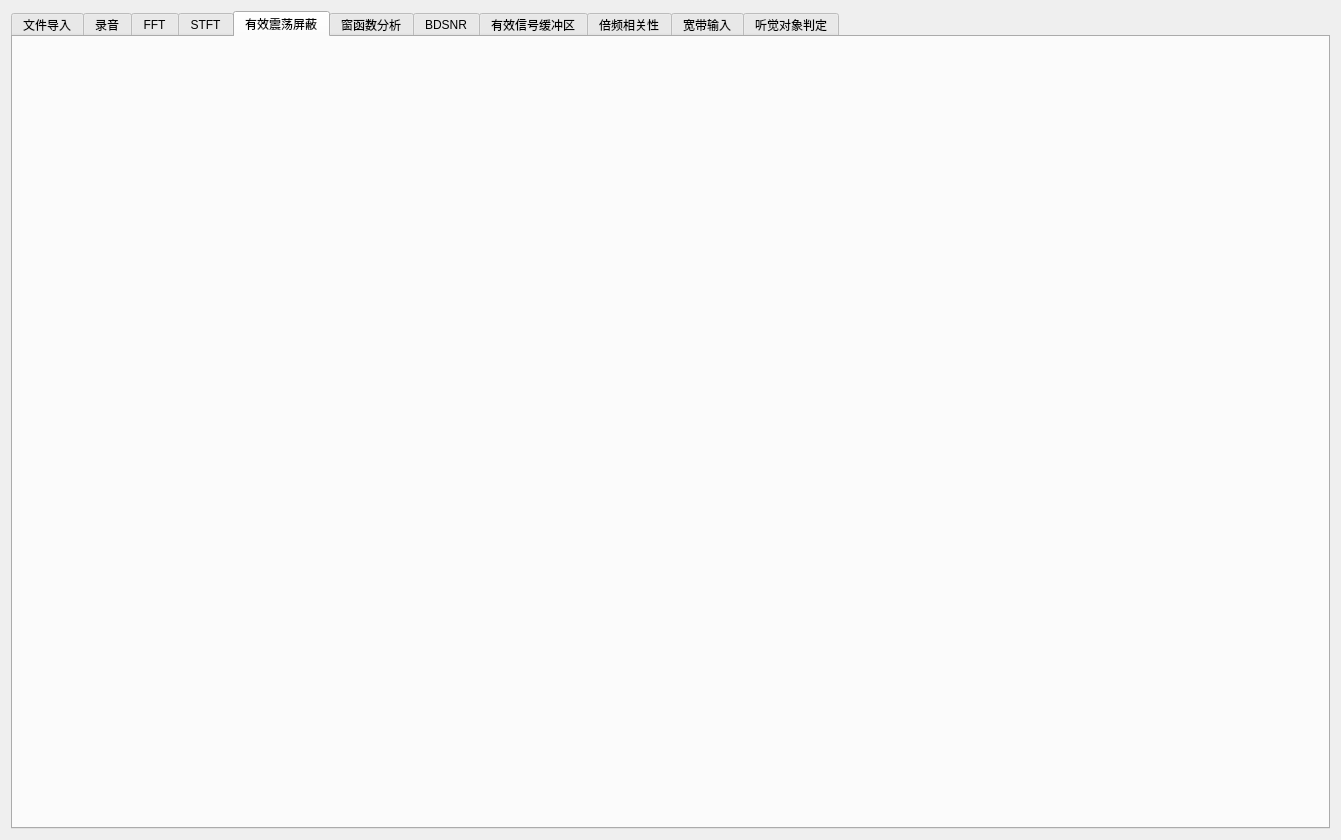
<?xml version="1.0" encoding="UTF-8"?>
<ui version="4.0">
 <class>AudioMainWgtClass</class>
 <widget class="QWidget" name="AudioMainWgtClass">
  <property name="geometry">
   <rect>
    <x>0</x>
    <y>0</y>
    <width>1341</width>
    <height>840</height>
   </rect>
  </property>
  <property name="windowTitle">
   <string>AudioMainWgt</string>
  </property>
  <layout class="QVBoxLayout" name="verticalLayout">
   <item>
    <widget class="QTabWidget" name="tabWidget">
     <property name="currentIndex">
      <number>4</number>
     </property>
     <widget class="QWidget" name="tab_AudiofileOpen">
      <attribute name="title">
       <string>文件导入</string>
      </attribute>
      <layout class="QVBoxLayout" name="VLayout_AudioFileOpenTab"/>
     </widget>
     <widget class="QWidget" name="tab_recorder">
      <attribute name="title">
       <string>录音</string>
      </attribute>
      <layout class="QVBoxLayout" name="verticalLayout_2">
       <item>
        <layout class="QHBoxLayout" name="HLayout_tab_recorder">
         <item>
          <spacer name="horizontalSpacer">
           <property name="orientation">
            <enum>Qt::Horizontal</enum>
           </property>
           <property name="sizeHint" stdset="0">
            <size>
             <width>40</width>
             <height>20</height>
            </size>
           </property>
          </spacer>
         </item>
        </layout>
       </item>
       <item>
        <spacer name="verticalSpacer">
         <property name="orientation">
          <enum>Qt::Vertical</enum>
         </property>
         <property name="sizeHint" stdset="0">
          <size>
           <width>20</width>
           <height>691</height>
          </size>
         </property>
        </spacer>
       </item>
      </layout>
     </widget>
     <widget class="QWidget" name="tab_FFTTest">
      <attribute name="title">
       <string>FFT</string>
      </attribute>
      <layout class="QVBoxLayout" name="VLayout_FFT_Test"/>
     </widget>
     <widget class="QWidget" name="tab_STFT">
      <attribute name="title">
       <string>STFT</string>
      </attribute>
      <layout class="QVBoxLayout" name="VLayout_STFT"/>
     </widget>
     <widget class="QWidget" name="tab_EffOscMask">
      <attribute name="title">
       <string>有效震荡屏蔽</string>
      </attribute>
      <layout class="QVBoxLayout" name="VLayout_EffOscWgt"/>
     </widget>
     <widget class="QWidget" name="tab_FFTWnd">
      <attribute name="title">
       <string>窗函数分析</string>
      </attribute>
      <layout class="QVBoxLayout" name="VLayout_FFT_Wnd"/>
     </widget>
     <widget class="QWidget" name="tab_SNRSelect">
      <attribute name="title">
       <string>BDSNR</string>
      </attribute>
      <layout class="QVBoxLayout" name="VLayout_SNRSelWgt"/>
     </widget>
     <widget class="QWidget" name="tab_EffSigBuffer">
      <attribute name="title">
       <string>有效信号缓冲区</string>
      </attribute>
      <layout class="QVBoxLayout" name="VLayout_EffSigBuffWgt"/>
     </widget>
     <widget class="QWidget" name="tab_FDR">
      <attribute name="title">
       <string>倍频相关性</string>
      </attribute>
      <layout class="QVBoxLayout" name="VLayout_FDRWgt"/>
     </widget>
     <widget class="QWidget" name="tab_BandWidthInput">
      <attribute name="title">
       <string>宽带输入</string>
      </attribute>
      <layout class="QVBoxLayout" name="VLayout_BandWidthInput"/>
     </widget>
     <widget class="QWidget" name="tab_AudioObject">
      <attribute name="title">
       <string>听觉对象判定</string>
      </attribute>
      <layout class="QVBoxLayout" name="VLayout_AudioObject"/>
     </widget>
    </widget>
   </item>
  </layout>
 </widget>
 <layoutdefault spacing="6" margin="11"/>
 <resources/>
 <connections/>
</ui>
